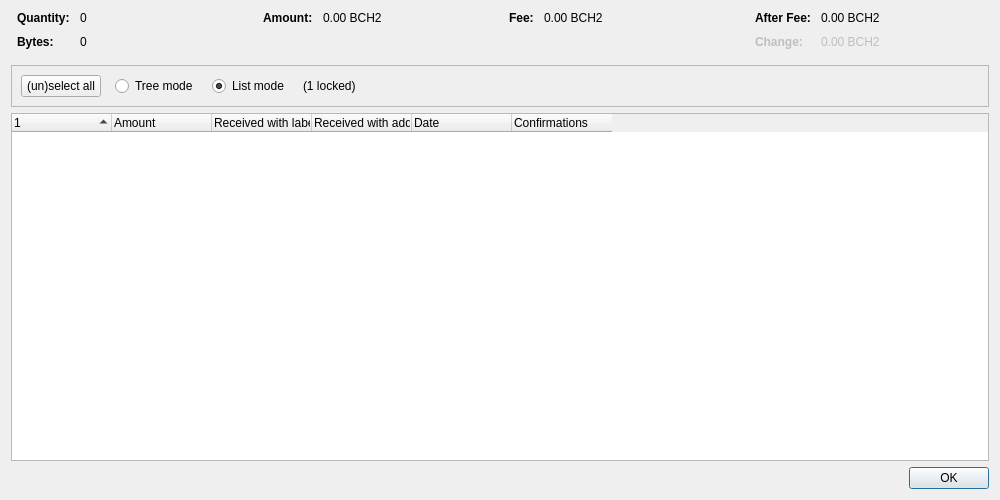
<?xml version="1.0" encoding="UTF-8"?>
<ui version="4.0">
 <class>CoinControlDialog</class>
 <widget class="QDialog" name="CoinControlDialog">
  <property name="geometry">
   <rect>
    <x>0</x>
    <y>0</y>
    <width>1000</width>
    <height>500</height>
   </rect>
  </property>
  <property name="windowTitle">
   <string>Coin Selection</string>
  </property>
  <layout class="QVBoxLayout" name="verticalLayout">
   <item>
    <layout class="QHBoxLayout" name="horizontalLayoutTop" stretch="0,0,0,0">
     <property name="topMargin">
      <number>0</number>
     </property>
     <property name="bottomMargin">
      <number>10</number>
     </property>
     <item>
      <layout class="QFormLayout" name="formLayoutCoinControl1">
       <property name="labelAlignment">
        <set>Qt::AlignLeft|Qt::AlignVCenter</set>
       </property>
       <property name="horizontalSpacing">
        <number>10</number>
       </property>
       <property name="verticalSpacing">
        <number>10</number>
       </property>
       <property name="leftMargin">
        <number>6</number>
       </property>
       <property name="rightMargin">
        <number>6</number>
       </property>
       <item row="0" column="0">
        <widget class="QLabel" name="labelCoinControlQuantityText">
         <property name="font">
          <font>
           <weight>75</weight>
           <bold>true</bold>
          </font>
         </property>
         <property name="text">
          <string>Quantity:</string>
         </property>
        </widget>
       </item>
       <item row="0" column="1">
        <widget class="QLabel" name="labelCoinControlQuantity">
         <property name="cursor">
          <cursorShape>IBeamCursor</cursorShape>
         </property>
         <property name="contextMenuPolicy">
          <enum>Qt::ActionsContextMenu</enum>
         </property>
         <property name="text">
          <string notr="true">0</string>
         </property>
         <property name="textInteractionFlags">
          <set>Qt::LinksAccessibleByMouse|Qt::TextSelectableByKeyboard|Qt::TextSelectableByMouse</set>
         </property>
        </widget>
       </item>
       <item row="1" column="0">
        <widget class="QLabel" name="labelCoinControlBytesText">
         <property name="font">
          <font>
           <weight>75</weight>
           <bold>true</bold>
          </font>
         </property>
         <property name="text">
          <string>Bytes:</string>
         </property>
        </widget>
       </item>
       <item row="1" column="1">
        <widget class="QLabel" name="labelCoinControlBytes">
         <property name="cursor">
          <cursorShape>IBeamCursor</cursorShape>
         </property>
         <property name="contextMenuPolicy">
          <enum>Qt::ActionsContextMenu</enum>
         </property>
         <property name="text">
          <string notr="true">0</string>
         </property>
         <property name="textInteractionFlags">
          <set>Qt::LinksAccessibleByMouse|Qt::TextSelectableByKeyboard|Qt::TextSelectableByMouse</set>
         </property>
        </widget>
       </item>
      </layout>
     </item>
     <item>
      <layout class="QFormLayout" name="formLayoutCoinControl2">
       <property name="horizontalSpacing">
        <number>10</number>
       </property>
       <property name="verticalSpacing">
        <number>10</number>
       </property>
       <property name="leftMargin">
        <number>6</number>
       </property>
       <property name="rightMargin">
        <number>6</number>
       </property>
       <item row="0" column="0">
        <widget class="QLabel" name="labelCoinControlAmountText">
         <property name="font">
          <font>
           <weight>75</weight>
           <bold>true</bold>
          </font>
         </property>
         <property name="text">
          <string>Amount:</string>
         </property>
        </widget>
       </item>
       <item row="0" column="1">
        <widget class="QLabel" name="labelCoinControlAmount">
         <property name="cursor">
          <cursorShape>IBeamCursor</cursorShape>
         </property>
         <property name="contextMenuPolicy">
          <enum>Qt::ActionsContextMenu</enum>
         </property>
         <property name="text">
          <string notr="true">0.00 BCH2</string>
         </property>
         <property name="textInteractionFlags">
          <set>Qt::LinksAccessibleByMouse|Qt::TextSelectableByKeyboard|Qt::TextSelectableByMouse</set>
         </property>
        </widget>
       </item>
      </layout>
     </item>
     <item>
      <layout class="QFormLayout" name="formLayoutCoinControl3">
       <property name="horizontalSpacing">
        <number>10</number>
       </property>
       <property name="verticalSpacing">
        <number>10</number>
       </property>
       <property name="leftMargin">
        <number>6</number>
       </property>
       <property name="rightMargin">
        <number>6</number>
       </property>
       <item row="0" column="0">
        <widget class="QLabel" name="labelCoinControlFeeText">
         <property name="font">
          <font>
           <weight>75</weight>
           <bold>true</bold>
          </font>
         </property>
         <property name="text">
          <string>Fee:</string>
         </property>
        </widget>
       </item>
       <item row="0" column="1">
        <widget class="QLabel" name="labelCoinControlFee">
         <property name="cursor">
          <cursorShape>IBeamCursor</cursorShape>
         </property>
         <property name="contextMenuPolicy">
          <enum>Qt::ActionsContextMenu</enum>
         </property>
         <property name="text">
          <string notr="true">0.00 BCH2</string>
         </property>
         <property name="textInteractionFlags">
          <set>Qt::LinksAccessibleByMouse|Qt::TextSelectableByKeyboard|Qt::TextSelectableByMouse</set>
         </property>
        </widget>
       </item>
      </layout>
     </item>
     <item>
      <layout class="QFormLayout" name="formLayoutCoinControl4">
       <property name="labelAlignment">
        <set>Qt::AlignLeft|Qt::AlignVCenter</set>
       </property>
       <property name="horizontalSpacing">
        <number>10</number>
       </property>
       <property name="verticalSpacing">
        <number>10</number>
       </property>
       <property name="leftMargin">
        <number>6</number>
       </property>
       <property name="rightMargin">
        <number>6</number>
       </property>
       <item row="0" column="0">
        <widget class="QLabel" name="labelCoinControlAfterFeeText">
         <property name="font">
          <font>
           <weight>75</weight>
           <bold>true</bold>
          </font>
         </property>
         <property name="text">
          <string>After Fee:</string>
         </property>
        </widget>
       </item>
       <item row="0" column="1">
        <widget class="QLabel" name="labelCoinControlAfterFee">
         <property name="cursor">
          <cursorShape>IBeamCursor</cursorShape>
         </property>
         <property name="contextMenuPolicy">
          <enum>Qt::ActionsContextMenu</enum>
         </property>
         <property name="text">
          <string notr="true">0.00 BCH2</string>
         </property>
         <property name="textInteractionFlags">
          <set>Qt::LinksAccessibleByMouse|Qt::TextSelectableByKeyboard|Qt::TextSelectableByMouse</set>
         </property>
        </widget>
       </item>
       <item row="1" column="0">
        <widget class="QLabel" name="labelCoinControlChangeText">
         <property name="enabled">
          <bool>false</bool>
         </property>
         <property name="font">
          <font>
           <weight>75</weight>
           <bold>true</bold>
          </font>
         </property>
         <property name="text">
          <string>Change:</string>
         </property>
        </widget>
       </item>
       <item row="1" column="1">
        <widget class="QLabel" name="labelCoinControlChange">
         <property name="enabled">
          <bool>false</bool>
         </property>
         <property name="cursor">
          <cursorShape>IBeamCursor</cursorShape>
         </property>
         <property name="contextMenuPolicy">
          <enum>Qt::ActionsContextMenu</enum>
         </property>
         <property name="text">
          <string notr="true">0.00 BCH2</string>
         </property>
         <property name="textInteractionFlags">
          <set>Qt::LinksAccessibleByMouse|Qt::TextSelectableByKeyboard|Qt::TextSelectableByMouse</set>
         </property>
        </widget>
       </item>
      </layout>
     </item>
    </layout>
   </item>
   <item>
    <widget class="QFrame" name="frame">
     <property name="minimumSize">
      <size>
       <width>0</width>
       <height>40</height>
      </size>
     </property>
     <property name="frameShape">
      <enum>QFrame::StyledPanel</enum>
     </property>
     <property name="frameShadow">
      <enum>QFrame::Sunken</enum>
     </property>
     <layout class="QHBoxLayout" name="horizontalLayout">
      <item>
       <layout class="QHBoxLayout" name="horizontalLayoutPanel" stretch="0,0,0,0,0">
        <property name="spacing">
         <number>14</number>
        </property>
        <item>
         <widget class="QPushButton" name="pushButtonSelectAll">
          <property name="sizePolicy">
           <sizepolicy hsizetype="Maximum" vsizetype="Fixed">
            <horstretch>0</horstretch>
            <verstretch>0</verstretch>
           </sizepolicy>
          </property>
          <property name="text">
           <string>(un)select all</string>
          </property>
          <property name="autoDefault">
           <bool>false</bool>
          </property>
         </widget>
        </item>
        <item>
         <widget class="QRadioButton" name="radioTreeMode">
          <property name="sizePolicy">
           <sizepolicy hsizetype="Maximum" vsizetype="Fixed">
            <horstretch>0</horstretch>
            <verstretch>0</verstretch>
           </sizepolicy>
          </property>
          <property name="text">
           <string>Tree mode</string>
          </property>
         </widget>
        </item>
        <item>
         <widget class="QRadioButton" name="radioListMode">
          <property name="sizePolicy">
           <sizepolicy hsizetype="Maximum" vsizetype="Fixed">
            <horstretch>0</horstretch>
            <verstretch>0</verstretch>
           </sizepolicy>
          </property>
          <property name="text">
           <string>List mode</string>
          </property>
          <property name="checked">
           <bool>true</bool>
          </property>
         </widget>
        </item>
        <item>
         <widget class="QLabel" name="labelLocked">
          <property name="text">
           <string notr="true">(1 locked)</string>
          </property>
         </widget>
        </item>
        <item>
         <spacer name="horizontalSpacer">
          <property name="orientation">
           <enum>Qt::Horizontal</enum>
          </property>
          <property name="sizeHint" stdset="0">
           <size>
            <width>40</width>
            <height>20</height>
           </size>
          </property>
         </spacer>
        </item>
       </layout>
      </item>
     </layout>
    </widget>
   </item>
   <item>
    <widget class="CoinControlTreeWidget" name="treeWidget">
     <property name="contextMenuPolicy">
      <enum>Qt::CustomContextMenu</enum>
     </property>
     <property name="sortingEnabled">
      <bool>false</bool>
     </property>
     <property name="columnCount">
      <number>6</number>
     </property>
     <attribute name="headerShowSortIndicator" stdset="0">
      <bool>true</bool>
     </attribute>
     <attribute name="headerStretchLastSection">
      <bool>false</bool>
     </attribute>
     <column>
      <property name="text">
       <string/>
      </property>
     </column>
     <column>
      <property name="text">
       <string>Amount</string>
      </property>
     </column>
     <column>
      <property name="text">
       <string>Received with label</string>
      </property>
     </column>
     <column>
      <property name="text">
       <string>Received with address</string>
      </property>
     </column>
     <column>
      <property name="text">
       <string>Date</string>
      </property>
     </column>
     <column>
      <property name="text">
       <string>Confirmations</string>
      </property>
      <property name="toolTip">
       <string>Confirmed</string>
      </property>
     </column>
     <column>
      <property name="text">
       <string/>
      </property>
     </column>
     <column>
      <property name="text">
       <string/>
      </property>
     </column>
     <column>
      <property name="text">
       <string/>
      </property>
     </column>
     <column>
      <property name="text">
       <string/>
      </property>
     </column>
    </widget>
   </item>
   <item>
    <widget class="QDialogButtonBox" name="buttonBox">
     <property name="orientation">
      <enum>Qt::Horizontal</enum>
     </property>
     <property name="standardButtons">
      <set>QDialogButtonBox::Ok</set>
     </property>
    </widget>
   </item>
  </layout>
 </widget>
 <customwidgets>
  <customwidget>
   <class>CoinControlTreeWidget</class>
   <extends>QTreeWidget</extends>
   <header>qt/coincontroltreewidget.h</header>
  </customwidget>
 </customwidgets>
 <resources/>
 <connections/>
</ui>
